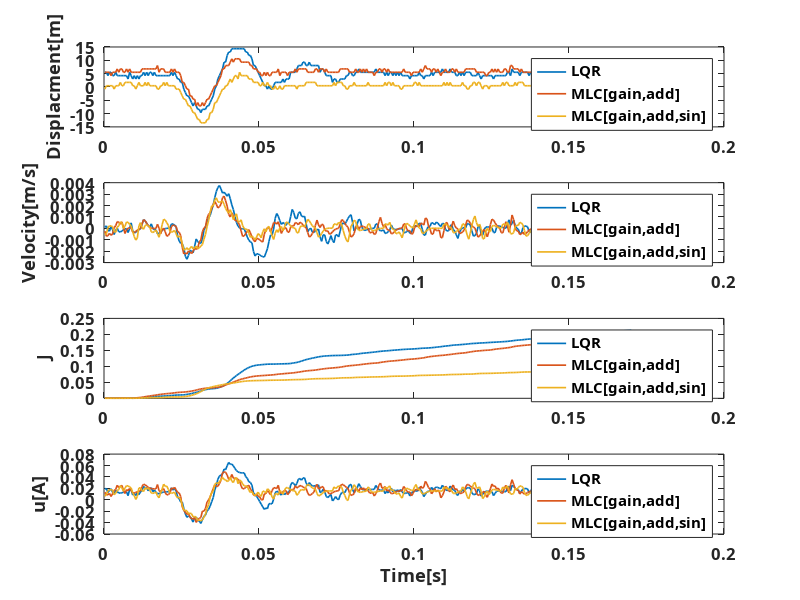

Reproduce this figure in MATLAB.
clear
load('exp4LQR.mat');
Y_LQR=Y;
load('exp3.mat');
Y_1=Y_best;
load('exp2sin.mat');
Y_sin=Y_best;
start=find(T>0.23,1);
final=find(T>0.4,1);


figure('DefaultAxesFontName','David','DefaultAxesFontSize',12, 'DefaultAxesFontWeight', 'bold')

subplot(4,1,1)
plot(T(start:final)-0.23,Y_LQR(start:final,1),'linewidth',1.2)
hold on
plot(T1(start:final)-0.23,Y_1(start:final,1),'linewidth',1.2)
plot(T1(start:final)-0.23,Y_sin(start:final,1),'linewidth',1.2)
legend({'LQR','MLC[gain,add]','MLC[gain,add,sin]'})
ylabel('Displacment[m]');
%     title(m);
%     xlim([0.23,0.4])
hold off

subplot(4,1,2)
plot(T(start:final)-0.23,Y_LQR(start:final,2),'linewidth',1.2)
hold on
plot(T1(start:final)-0.23,Y_1(start:final,2),'linewidth',1.2)
plot(T1(start:final)-0.23,Y_sin(start:final,2),'linewidth',1.2)
legend({'LQR','MLC[gain,add]','MLC[gain,add,sin]'})
ylabel('Velocity[m/s]');
%     xlim([0.23,0.4])
hold off

subplot(4,1,3)
plot(T(start:final)-0.23,Y_LQR(start:final,3),'linewidth',1.2)
hold on
plot(T1(start:final)-0.23,Y_1(start:final,3),'linewidth',1.2)
plot(T1(start:final)-0.23,Y_sin(start:final,3),'linewidth',1.2)
%     str = '$$ \int_{0}^{t} J dt $$';
%     ylabel(str,'Interpreter','latex')
ylabel('J')
legend({'LQR','MLC[gain,add]','MLC[gain,add,sin]'})
%     xlim([0.23,0.4])
hold off

subplot(4,1,4)
plot(T(start:final)-0.23,Y_LQR(start:final,4),'linewidth',1.2)
hold on
plot(T1(start:final)-0.23,Y_1(start:final,4),'linewidth',1.2)
plot(T1(start:final)-0.23,Y_sin(start:final,4),'linewidth',1.2)
ylabel('u[A]')
legend({'LQR','MLC[gain,add]','MLC[gain,add,sin]'})
%     xlim([0.23,0.4])
hold off
xlabel('Time[s]')
% ,'FontSize', 12,'style','bold'